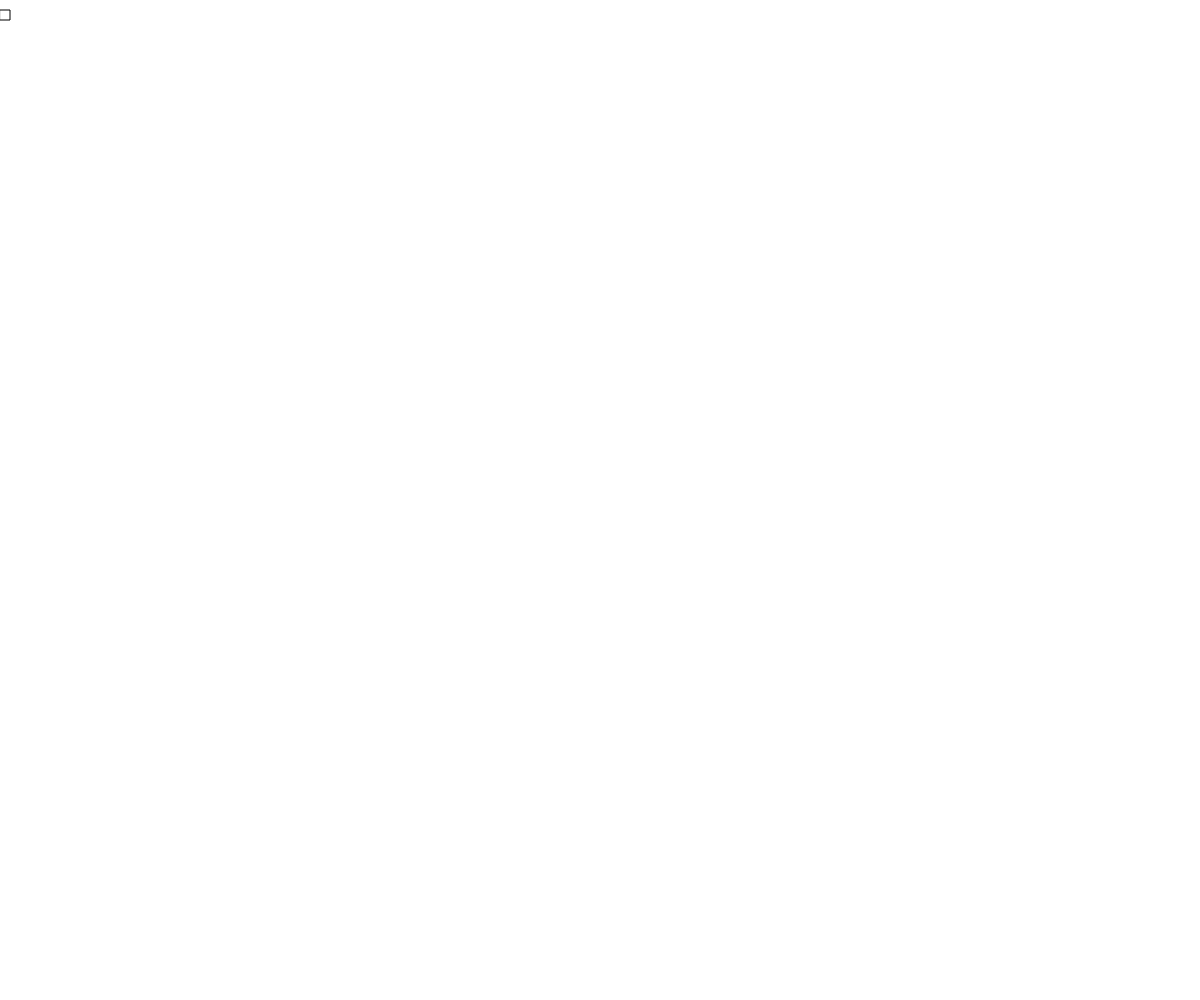
Frame 1 (no input)
Frame 60 (no input): blank canvas, image omitted
Frame 120 (the mouse pressed at the canvas centre since frame 60): blank canvas, image omitted

The p5.js sketch that drew this single still picture (run headless with seeded random() and noise() and a simulated clock; from frame 60 on, the mouse is pressed at the canvas centre):

// p5.js sketch
// ── sketch.js
var x = 0

function setup() {
  // put setup code here
  createCanvas(windowWidth, windowHeight);
}

function draw() {
  // put drawing code here
  background('white');
  rect (x, 10, 10, 10);
  x++;

  if (x > windowWidth) {
    x = 0;
  }
}

function mouseReleased () {

  console.log(mouseX + ',' + mouseY);
}
